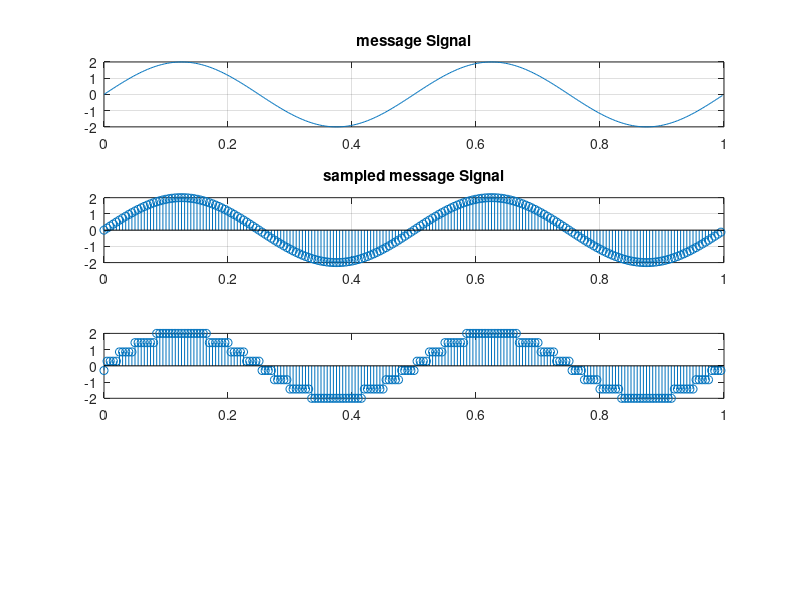

MATLAB code to generate this figure: (Note: this script raises an error after producing the figure.)
%%PULSE CODE MODULATION
%NAME:ARCHIT VASHIST
%ROLL:2021BEC0022

clc;
clear all;
close all;

%message frequency
fm=2;

%message amplitude
A_m=2;

%sampling frequency higher
fs1=200*fm;

%sampling time
Ts1=1/fs1;

%time interval
t1=0:Ts1:1-Ts1;

%message signal
m_t=A_m*sin(2*pi*fm*t1);

%quantization levels
L=8;

%step size
dell=(2*A_m)/(L-1);

%deta by 2
interval=dell/2;

%partition
quantization_levels = A_m:-dell:-A_m;

%set threshold level
threshold_level_1=A_m-(dell/2);

%set other threshold levels
threshold_levels=threshold_level_1 :-dell:-A_m;

%Higher sampling time for taking samples from the given message signal
t2=0:2*Ts1:1-Ts1;

%samples
sample=A_m*sin(2*pi*fm*t2);

figure(1)
subplot(4,1,1)
plot(t1,m_t);
title('message Signal');
grid on;


subplot(4,1,2)
stem(t2,sample);
title('sampled message Signal');
grid on;

%setting quantization levels from zero to seven
encoded_quantization_levels=0:L-1;


% quantized samples using for loop
quantized_sample = zeros(1, length(sample));

for i = 1:length(sample)
    for j = 1:length(threshold_levels)
        
        if(sample(i) >= threshold_levels(j) && j==1)
            quantized_sample(i) = quantization_levels(j);
            encoded_signal(i)=encoded_quantization_levels(j);

        elseif(sample(i) <= threshold_levels(j) && j==length(threshold_levels))

            quantized_sample(i) = quantization_levels(j+1);
            encoded_signal(i)=encoded_quantization_levels(j+1);

        elseif(sample(i) >= threshold_levels(j) && sample(i) <= threshold_levels(j-1))

            quantized_sample(i) = quantization_levels(j);
            encoded_signal(i)=encoded_quantization_levels(j);
        end
    end
end

subplot(4,1,3)
stem(t2,quantized_sample);
yline(quantization_levels,'-');
title('Quantized Sampled Signal');
grid on


subplot(4,1,4)
stairs(t2, quantized_sample);
title('Encoded Signal');
grid on


figure(2)
% plot the signals overlapping
subplot(2,1,1)
hold on;
plot(t2,sample,'LineWidth',1.5);
yline(quantization_levels,'-.');
stairs(t2, quantized_sample, ...
    'LineWidth',1.5);
hold off;
legend('Sampled Message Signal','Encoded Signal');
title('Sampled Message Signal and Encoded Signal');
grid on;


%error in both signals
error=quantized_sample-sample;

subplot(2,1,2);
plot(t2,error);
title('error');
grid on;


disp('sum of error is :');
disp(sum(error));

figure(3)
stem(encoded_signal);
xlabel('samples');
ylabel('quantization levels');

coded_signal=[];
for i=1:length(encoded_signal)
code=dec2bin(encoded_signal(i),3);
coded_signal=[coded_signal code];
end
final_codes=[];
for j=1:length(coded_signal)
coded=str2num(coded_signal(j));
final_codes=[final_codes coded];
end

figure(4)
stem(final_codes);
xlabel('PULSE CODED BIT PATTERN');